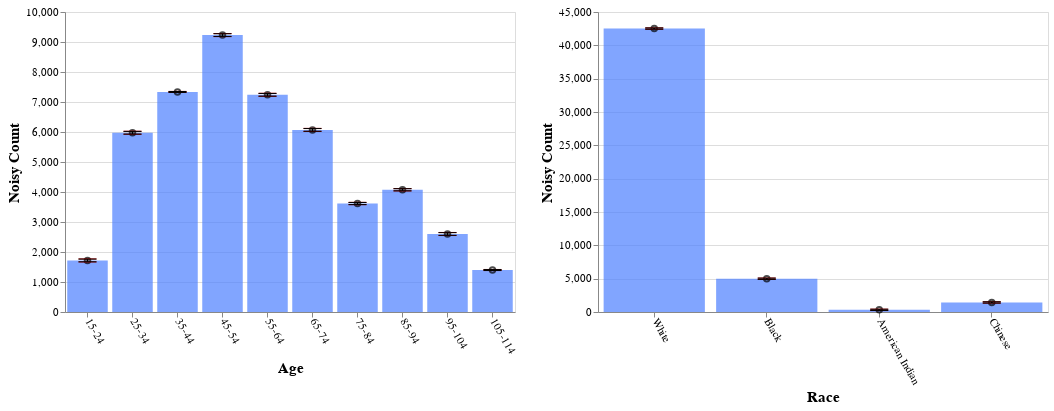

The Vega-Lite source for this figure:
### Vega-Lite specification from a JSON file in a GitHub repository (floating-point values rounded to 4 significant figures)
{"config": {"view": {"continuousWidth": 400, "continuousHeight": 300}, "axis": {"labelFontSize": 11, "titleFontSize": 15}, "axisBottom": {"labelAngle": 60}}, "hconcat": [{"layer": [{"mark": "bar", "encoding": {"color": {"value": "transparent"}, "tooltip": [{"aggregate": "sum", "field": "noisy_count", "title": "noisy count", "type": "quantitative"}, {"aggregate": "sum", "field": "noisy_count_prev", "title": "prev count", "type": "quantitative"}, {"aggregate": "sum", "field": "error", "title": "current error", "type": "quantitative"}, {"aggregate": "sum", "field": "error_prev", "title": "prev error", "type": "quantitative"}], "x": {"field": "age", "sort": null, "title": "Age", "type": "ordinal"}}, "height": 300, "selection": {"selector695": {"type": "interval", "encodings": ["x"]}}, "transform": [{"filter": {"selection": "selector696"}}], "width": 450}, {"mark": {"type": "bar", "color": "gray", "opacity": 0}, "encoding": {"x": {"field": "age", "sort": null, "title": "Age", "type": "ordinal"}, "y": {"aggregate": "sum", "field": "noisy_count_prev", "type": "quantitative"}}, "transform": [{"filter": {"selection": "selector696"}}]}, {"mark": {"type": "bar", "color": "#4C7FFF", "opacity": 0.7}, "encoding": {"x": {"field": "age", "sort": null, "title": "Age", "type": "ordinal"}, "y": {"aggregate": "sum", "field": "noisy_count", "type": "quantitative"}}, "transform": [{"filter": {"selection": "selector696"}}]}, {"mark": {"type": "point", "color": "black", "opacity": 0.7}, "encoding": {"x": {"field": "age", "sort": null, "title": "Age", "type": "ordinal"}, "y": {"aggregate": "sum", "field": "noisy_count", "title": "Noisy Count", "type": "quantitative"}}, "transform": [{"filter": {"selection": "selector696"}}]}, {"mark": {"type": "rule", "color": "#B6B6B6", "size": 2, "strokeDash": [3, 3]}, "encoding": {"x": {"field": "age", "sort": null, "title": "Age", "type": "ordinal"}, "y": {"aggregate": "sum", "field": "plus_error_prev_age", "title": "", "type": "quantitative"}, "y2": {"aggregate": "sum", "field": "minus_error_prev_age", "title": ""}}, "transform": [{"filter": {"selection": "selector696"}}]}, {"mark": {"type": "tick", "color": "#B90000", "size": 0, "strokeDash": [1, 1]}, "encoding": {"x": {"field": "age", "sort": null, "title": "Age", "type": "ordinal"}, "y": {"aggregate": "sum", "field": "plus_error_prev_age", "type": "quantitative"}}, "transform": [{"filter": {"selection": "selector696"}}]}, {"mark": {"type": "tick", "color": "#B90000", "size": 0, "strokeDash": [3, 1]}, "encoding": {"x": {"field": "age", "sort": null, "title": "Age", "type": "ordinal"}, "y": {"aggregate": "sum", "field": "minus_error_prev_age", "type": "quantitative"}}, "transform": [{"filter": {"selection": "selector696"}}]}, {"mark": {"type": "rule", "color": "black", "size": 2}, "encoding": {"x": {"field": "age", "sort": null, "title": "Age", "type": "ordinal"}, "y": {"aggregate": "sum", "field": "plus_error", "title": "", "type": "quantitative"}, "y2": {"aggregate": "sum", "field": "minus_error", "title": ""}}, "transform": [{"filter": {"selection": "selector696"}}]}, {"mark": {"type": "tick", "color": "black", "width": 0}, "encoding": {"x": {"field": "age", "sort": null, "title": "Age", "type": "ordinal"}, "y": {"aggregate": "sum", "field": "plus_error", "type": "quantitative"}}, "transform": [{"filter": {"selection": "selector696"}}]}, {"mark": {"type": "tick", "color": "black", "width": 0}, "encoding": {"x": {"field": "age", "sort": null, "title": "Age", "type": "ordinal"}, "y": {"aggregate": "sum", "field": "minus_error", "type": "quantitative"}}, "transform": [{"filter": {"selection": "selector696"}}]}]}, {"layer": [{"mark": "bar", "encoding": {"color": {"value": "transparent"}, "tooltip": [{"aggregate": "sum", "field": "noisy_count", "title": "noisy count", "type": "quantitative"}, {"aggregate": "sum", "field": "noisy_count_prev", "title": "prev count", "type": "quantitative"}, {"aggregate": "sum", "field": "error", "title": "current error", "type": "quantitative"}, {"aggregate": "sum", "field": "error_prev", "title": "prev error", "type": "quantitative"}], "x": {"field": "race", "sort": null, "title": "Race", "type": "ordinal"}}, "height": 300, "selection": {"selector696": {"type": "interval", "encodings": ["x"]}}, "transform": [{"filter": {"selection": "selector695"}}], "width": 450}, {"mark": {"type": "bar", "color": "gray", "opacity": 0}, "encoding": {"x": {"field": "race", "sort": null, "title": "Race", "type": "ordinal"}, "y": {"aggregate": "sum", "field": "noisy_count_prev", "type": "quantitative"}}, "transform": [{"filter": {"selection": "selector695"}}]}, {"mark": {"type": "bar", "color": "#4C7FFF", "opacity": 0.7}, "encoding": {"x": {"field": "race", "sort": null, "title": "Race", "type": "ordinal"}, "y": {"aggregate": "sum", "field": "noisy_count", "type": "quantitative"}}, "transform": [{"filter": {"selection": "selector695"}}]}, {"mark": {"type": "point", "color": "black", "opacity": 0.7}, "encoding": {"x": {"field": "race", "sort": null, "title": "Race", "type": "ordinal"}, "y": {"aggregate": "sum", "field": "noisy_count", "title": "Noisy Count", "type": "quantitative"}}, "transform": [{"filter": {"selection": "selector695"}}]}, {"mark": {"type": "rule", "color": "#B6B6B6", "size": 2, "strokeDash": [3, 3]}, "encoding": {"x": {"field": "race", "sort": null, "title": "Race", "type": "ordinal"}, "y": {"aggregate": "sum", "field": "plus_error_prev_race", "title": "", "type": "quantitative"}, "y2": {"aggregate": "sum", "field": "minus_error_prev_race", "title": ""}}, "transform": [{"filter": {"selection": "selector695"}}]}, {"mark": {"type": "tick", "color": "#B90000", "size": 0, "strokeDash": [1, 1]}, "encoding": {"x": {"field": "race", "sort": null, "title": "Race", "type": "ordinal"}, "y": {"aggregate": "sum", "field": "plus_error_prev_race", "type": "quantitative"}}, "transform": [{"filter": {"selection": "selector695"}}]}, {"mark": {"type": "tick", "color": "#B90000", "size": 0, "strokeDash": [3, 1]}, "encoding": {"x": {"field": "race", "sort": null, "title": "Race", "type": "ordinal"}, "y": {"aggregate": "sum", "field": "minus_error_prev_race", "type": "quantitative"}}, "transform": [{"filter": {"selection": "selector695"}}]}, {"mark": {"type": "rule", "color": "black", "size": 2}, "encoding": {"x": {"field": "race", "sort": null, "title": "Race", "type": "ordinal"}, "y": {"aggregate": "sum", "field": "plus_error", "title": "", "type": "quantitative"}, "y2": {"aggregate": "sum", "field": "minus_error", "title": ""}}, "transform": [{"filter": {"selection": "selector695"}}]}, {"mark": {"type": "tick", "color": "black", "width": 0}, "encoding": {"x": {"field": "race", "sort": null, "title": "Race", "type": "ordinal"}, "y": {"aggregate": "sum", "field": "plus_error", "type": "quantitative"}}, "transform": [{"filter": {"selection": "selector695"}}]}, {"mark": {"type": "tick", "color": "black", "width": 0}, "encoding": {"x": {"field": "race", "sort": null, "title": "Race", "type": "ordinal"}, "y": {"aggregate": "sum", "field": "minus_error", "type": "quantitative"}}, "transform": [{"filter": {"selection": "selector695"}}]}]}], "data": {"name": "data-6aa763ff3a54b61b6a672dae62e558a2"}, "$schema": "https://vega.github.io/schema/vega-lite/v4.17.0.json", "datasets": {"data-6aa763ff3a54b61b6a672dae62e558a2": [{"age": "15-24", "race": "White", "noisy_count": 1315.0, "true_count": 1271.0, "plus_error": 1326.0, "minus_error": 1304.0, "error": 11.2, "noisy_count_prev": 1313.0, "true_count_prev": 1271.0, "plus_error_prev": 1326.0, "minus_error_prev": 1300.0, "error_prev": 12.8, "plus_error_prev_age": 1327.0, "minus_error_prev_age": 1302.0, "plus_error_prev_race": 1327.0, "minus_error_prev_race": 1301.0}, {"age": "15-24", "race": "Black", "noisy_count": 127.7, "true_count": 192.0, "plus_error": 138.8, "minus_error": 116.5, "error": 11.2, "noisy_count_prev": 127.1, "true_count_prev": 192.0, "plus_error_prev": 139.9, "minus_error_prev": 114.3, "error_prev": 12.8, "plus_error_prev_age": 141.4, "minus_error_prev_age": 115.8, "plus_error_prev_race": 140.2, "minus_error_prev_race": 114.6}, {"age": "15-24", "race": "American Indian", "noisy_count": 101.8, "true_count": 31.0, "plus_error": 113.0, "minus_error": 90.7, "error": 11.2, "noisy_count_prev": 99.3, "true_count_prev": 31.0, "plus_error_prev": 112.0, "minus_error_prev": 86.5, "error_prev": 12.8, "plus_error_prev_age": 113.5, "minus_error_prev_age": 88.03, "plus_error_prev_race": 110.6, "minus_error_prev_race": 85.12}, {"age": "15-24", "race": "Chinese", "noisy_count": 174.4, "true_count": 62.0, "plus_error": 185.5, "minus_error": 163.2, "error": 11.2, "noisy_count_prev": 173.1, "true_count_prev": 62.0, "plus_error_prev": 185.9, "minus_error_prev": 160.3, "error_prev": 12.8, "plus_error_prev_age": 187.4, "minus_error_prev_age": 161.8, "plus_error_prev_race": 185.9, "minus_error_prev_race": 160.3}, {"age": "25-34", "race": "White", "noisy_count": 5025.0, "true_count": 5110.0, "plus_error": 5036.0, "minus_error": 5014.0, "error": 11.2, "noisy_count_prev": 5026.0, "true_count_prev": 5110.0, "plus_error_prev": 5038.0, "minus_error_prev": 5013.0, "error_prev": 12.8, "plus_error_prev_age": 5037.0, "minus_error_prev_age": 5012.0, "plus_error_prev_race": 5039.0, "minus_error_prev_race": 5013.0}, {"age": "25-34", "race": "Black", "noisy_count": 698.7, "true_count": 700.0, "plus_error": 709.9, "minus_error": 687.5, "error": 11.2, "noisy_count_prev": 699.7, "true_count_prev": 700.0, "plus_error_prev": 712.5, "minus_error_prev": 686.9, "error_prev": 12.8, "plus_error_prev_age": 711.5, "minus_error_prev_age": 685.9, "plus_error_prev_race": 712.8, "minus_error_prev_race": 687.2}, {"age": "25-34", "race": "American Indian", "noisy_count": 27.7, "true_count": 83.0, "plus_error": 38.9, "minus_error": 16.5, "error": 11.2, "noisy_count_prev": 33.5, "true_count_prev": 83.0, "plus_error_prev": 46.3, "minus_error_prev": 20.7, "error_prev": 12.8, "plus_error_prev_age": 45.27, "minus_error_prev_age": 19.67, "plus_error_prev_race": 44.92, "minus_error_prev_race": 19.32}, {"age": "25-34", "race": "Chinese", "noisy_count": 223.9, "true_count": 244.0, "plus_error": 235.1, "minus_error": 212.8, "error": 11.2, "noisy_count_prev": 220.6, "true_count_prev": 244.0, "plus_error_prev": 233.3, "minus_error_prev": 207.8, "error_prev": 12.8, "plus_error_prev_age": 232.3, "minus_error_prev_age": 206.8, "plus_error_prev_race": 233.3, "minus_error_prev_race": 207.8}, {"age": "35-44", "race": "White", "noisy_count": 6210.0, "true_count": 6181.0, "plus_error": 6214.0, "minus_error": 6206.0, "error": 3.9, "noisy_count_prev": 6209.0, "true_count_prev": 6181.0, "plus_error_prev": 6213.0, "minus_error_prev": 6204.0, "error_prev": 4.5, "plus_error_prev_age": 6213.0, "minus_error_prev_age": 6204.0, "plus_error_prev_race": 6214.0, "minus_error_prev_race": 6205.0}, {"age": "35-44", "race": "Black", "noisy_count": 823.4, "true_count": 793.0, "plus_error": 827.3, "minus_error": 819.5, "error": 3.9, "noisy_count_prev": 823.8, "true_count_prev": 793.0, "plus_error_prev": 828.3, "minus_error_prev": 819.3, "error_prev": 4.5, "plus_error_prev_age": 828.4, "minus_error_prev_age": 819.4, "plus_error_prev_race": 828.6, "minus_error_prev_race": 819.6}, {"age": "35-44", "race": "American Indian", "noisy_count": 50.5, "true_count": 93.0, "plus_error": 54.4, "minus_error": 46.6, "error": 3.9, "noisy_count_prev": 51.2, "true_count_prev": 93.0, "plus_error_prev": 55.8, "minus_error_prev": 46.7, "error_prev": 4.5, "plus_error_prev_age": 55.88, "minus_error_prev_age": 46.78, "plus_error_prev_race": 54.42, "minus_error_prev_race": 45.32}, {"age": "35-44", "race": "Chinese", "noisy_count": 250.8, "true_count": 265.0, "plus_error": 254.7, "minus_error": 247.0, "error": 3.9, "noisy_count_prev": 250.9, "true_count_prev": 265.0, "plus_error_prev": 255.4, "minus_error_prev": 246.4, "error_prev": 4.5, "plus_error_prev_age": 255.5, "minus_error_prev_age": 246.5, "plus_error_prev_race": 255.4, "minus_error_prev_race": 246.4}, {"age": "45-54", "race": "White", "noisy_count": 7991.0, "true_count": 7988.0, "plus_error": 8003.0, "minus_error": 7980.0, "error": 11.2, "noisy_count_prev": 7992.0, "true_count_prev": 7988.0, "plus_error_prev": 8005.0, "minus_error_prev": 7980.0, "error_prev": 12.8, "plus_error_prev_age": 8003.0, "minus_error_prev_age": 7978.0, "plus_error_prev_race": 8006.0, "minus_error_prev_race": 7980.0}, {"age": "45-54", "race": "Black", "noisy_count": 870.6, "true_count": 967.0, "plus_error": 881.8, "minus_error": 859.4, "error": 11.2, "noisy_count_prev": 872.4, "true_count_prev": 967.0, "plus_error_prev": 885.2, "minus_error_prev": 859.7, "error_prev": 12.8, "plus_error_prev_age": 883.5, "minus_error_prev_age": 858.0, "plus_error_prev_race": 885.5, "minus_error_prev_race": 860.0}, {"age": "45-54", "race": "American Indian", "noisy_count": 102.0, "true_count": 112.0, "plus_error": 113.2, "minus_error": 90.8, "error": 11.2, "noisy_count_prev": 103.4, "true_count_prev": 112.0, "plus_error_prev": 116.2, "minus_error_prev": 90.6, "error_prev": 12.8, "plus_error_prev_age": 114.5, "minus_error_prev_age": 88.95, "plus_error_prev_race": 114.8, "minus_error_prev_race": 89.22}, {"age": "45-54", "race": "Chinese", "noisy_count": 266.3, "true_count": 266.0, "plus_error": 277.5, "minus_error": 255.1, "error": 11.2, "noisy_count_prev": 268.8, "true_count_prev": 266.0, "plus_error_prev": 281.6, "minus_error_prev": 256.0, "error_prev": 12.8, "plus_error_prev_age": 279.9, "minus_error_prev_age": 254.3, "plus_error_prev_race": 281.6, "minus_error_prev_race": 256.0}, {"age": "55-64", "race": "White", "noisy_count": 6324.0, "true_count": 6252.0, "plus_error": 6335.0, "minus_error": 6313.0, "error": 11.2, "noisy_count_prev": 6320.0, "true_count_prev": 6252.0, "plus_error_prev": 6333.0, "minus_error_prev": 6307.0, "error_prev": 12.8, "plus_error_prev_age": 6333.0, "minus_error_prev_age": 6308.0, "plus_error_prev_race": 6333.0, "minus_error_prev_race": 6308.0}, {"age": "55-64", "race": "Black", "noisy_count": 704.8, "true_count": 744.0, "plus_error": 716.0, "minus_error": 693.6, "error": 11.2, "noisy_count_prev": 701.9, "true_count_prev": 744.0, "plus_error_prev": 714.7, "minus_error_prev": 689.1, "error_prev": 12.8, "plus_error_prev_age": 715.4, "minus_error_prev_age": 689.8, "plus_error_prev_race": 715.0, "minus_error_prev_race": 689.4}, {"age": "55-64", "race": "American Indian", "noisy_count": 47.3, "true_count": 90.0, "plus_error": 58.4, "minus_error": 36.1, "error": 11.2, "noisy_count_prev": 48.9, "true_count_prev": 90.0, "plus_error_prev": 61.6, "minus_error_prev": 36.1, "error_prev": 12.8, "plus_error_prev_age": 62.33, "minus_error_prev_age": 36.83, "plus_error_prev_race": 60.22, "minus_error_prev_race": 34.72}, {"age": "55-64", "race": "Chinese", "noisy_count": 164.3, "true_count": 233.0, "plus_error": 175.4, "minus_error": 153.1, "error": 11.2, "noisy_count_prev": 166.9, "true_count_prev": 233.0, "plus_error_prev": 179.7, "minus_error_prev": 154.1, "error_prev": 12.8, "plus_error_prev_age": 180.4, "minus_error_prev_age": 154.8, "plus_error_prev_race": 179.7, "minus_error_prev_race": 154.1}, {"age": "65-74", "race": "White", "noisy_count": 5125.0, "true_count": 5121.0, "plus_error": 5136.0, "minus_error": 5114.0, "error": 11.2, "noisy_count_prev": 5124.0, "true_count_prev": 5121.0, "plus_error_prev": 5137.0, "minus_error_prev": 5112.0, "error_prev": 12.8, "plus_error_prev_age": 5138.0, "minus_error_prev_age": 5112.0, "plus_error_prev_race": 5138.0, "minus_error_prev_race": 5112.0}, {"age": "65-74", "race": "Black", "noisy_count": 625.9, "true_count": 525.0, "plus_error": 637.1, "minus_error": 614.8, "error": 11.2, "noisy_count_prev": 625.5, "true_count_prev": 525.0, "plus_error_prev": 638.3, "minus_error_prev": 612.8, "error_prev": 12.8, "plus_error_prev_age": 638.8, "minus_error_prev_age": 613.3, "plus_error_prev_race": 638.6, "minus_error_prev_race": 613.1}, {"age": "65-74", "race": "American Indian", "noisy_count": 91.3, "true_count": 68.0, "plus_error": 102.5, "minus_error": 80.2, "error": 11.2, "noisy_count_prev": 92.4, "true_count_prev": 68.0, "plus_error_prev": 105.2, "minus_error_prev": 79.7, "error_prev": 12.8, "plus_error_prev_age": 105.7, "minus_error_prev_age": 80.17, "plus_error_prev_race": 103.8, "minus_error_prev_race": 78.32}, {"age": "65-74", "race": "Chinese", "noisy_count": 227.6, "true_count": 153.0, "plus_error": 238.8, "minus_error": 216.4, "error": 11.2, "noisy_count_prev": 225.9, "true_count_prev": 153.0, "plus_error_prev": 238.6, "minus_error_prev": 213.1, "error_prev": 12.8, "plus_error_prev_age": 239.1, "minus_error_prev_age": 213.6, "plus_error_prev_race": 238.6, "minus_error_prev_race": 213.1}, {"age": "75-84", "race": "White", "noisy_count": 3362.0, "true_count": 3396.0, "plus_error": 3371.0, "minus_error": 3354.0, "error": 8.8, "noisy_count_prev": 3363.0, "true_count_prev": 3396.0, "plus_error_prev": 3373.0, "minus_error_prev": 3354.0, "error_prev": 9.8, "plus_error_prev_age": 3371.0, "minus_error_prev_age": 3351.0, "plus_error_prev_race": 3374.0, "minus_error_prev_race": 3354.0}, {"age": "75-84", "race": "Black", "noisy_count": 329.5, "true_count": 387.0, "plus_error": 338.4, "minus_error": 320.7, "error": 8.8, "noisy_count_prev": 330.9, "true_count_prev": 387.0, "plus_error_prev": 340.7, "minus_error_prev": 321.1, "error_prev": 9.8, "plus_error_prev_age": 338.3, "minus_error_prev_age": 318.7, "plus_error_prev_race": 341.0, "minus_error_prev_race": 321.4}, {"age": "75-84", "race": "American Indian", "noisy_count": -94.1, "true_count": 33.0, "plus_error": -85.3, "minus_error": -102.9, "error": 8.8, "noisy_count_prev": -88.1, "true_count_prev": 33.0, "plus_error_prev": -78.3, "minus_error_prev": -97.9, "error_prev": 9.8, "plus_error_prev_age": -80.7, "minus_error_prev_age": -100.3, "plus_error_prev_race": -79.68, "minus_error_prev_race": -99.28}, {"age": "75-84", "race": "Chinese", "noisy_count": 18.3, "true_count": 93.0, "plus_error": 27.2, "minus_error": 9.5, "error": 8.8, "noisy_count_prev": 19.6, "true_count_prev": 93.0, "plus_error_prev": 29.4, "minus_error_prev": 9.8, "error_prev": 9.8, "plus_error_prev_age": 27.0, "minus_error_prev_age": 7.4, "plus_error_prev_race": 29.41, "minus_error_prev_race": 9.81}, {"age": "85-94", "race": "White", "noisy_count": 3616.0, "true_count": 3579.0, "plus_error": 3625.0, "minus_error": 3608.0, "error": 8.8, "noisy_count_prev": 3615.0, "true_count_prev": 3579.0, "plus_error_prev": 3625.0, "minus_error_prev": 3605.0, "error_prev": 9.8, "plus_error_prev_age": 3626.0, "minus_error_prev_age": 3606.0, "plus_error_prev_race": 3625.0, "minus_error_prev_race": 3606.0}, {"age": "85-94", "race": "Black", "noisy_count": 349.1, "true_count": 351.0, "plus_error": 357.9, "minus_error": 340.2, "error": 8.8, "noisy_count_prev": 349.1, "true_count_prev": 351.0, "plus_error_prev": 358.9, "minus_error_prev": 339.3, "error_prev": 9.8, "plus_error_prev_age": 360.0, "minus_error_prev_age": 340.4, "plus_error_prev_race": 359.2, "minus_error_prev_race": 339.6}, {"age": "85-94", "race": "American Indian", "noisy_count": 50.9, "true_count": 33.0, "plus_error": 59.8, "minus_error": 42.1, "error": 8.8, "noisy_count_prev": 49.0, "true_count_prev": 33.0, "plus_error_prev": 58.8, "minus_error_prev": 39.2, "error_prev": 9.8, "plus_error_prev_age": 59.92, "minus_error_prev_age": 40.33, "plus_error_prev_race": 57.42, "minus_error_prev_race": 37.82}, {"age": "85-94", "race": "Chinese", "noisy_count": 58.4, "true_count": 74.0, "plus_error": 67.3, "minus_error": 49.6, "error": 8.8, "noisy_count_prev": 57.2, "true_count_prev": 74.0, "plus_error_prev": 67.0, "minus_error_prev": 47.4, "error_prev": 9.8, "plus_error_prev_age": 68.12, "minus_error_prev_age": 48.52, "plus_error_prev_race": 67.01, "minus_error_prev_race": 47.41}, {"age": "95-104", "race": "White", "noisy_count": 2286.0, "true_count": 2336.0, "plus_error": 2298.0, "minus_error": 2275.0, "error": 11.2, "noisy_count_prev": 2288.0, "true_count_prev": 2336.0, "plus_error_prev": 2301.0, "minus_error_prev": 2275.0, "error_prev": 12.8, "plus_error_prev_age": 2301.0, "minus_error_prev_age": 2275.0, "plus_error_prev_race": 2302.0, "minus_error_prev_race": 2276.0}, {"age": "95-104", "race": "Black", "noisy_count": 340.7, "true_count": 160.0, "plus_error": 351.8, "minus_error": 329.5, "error": 11.2, "noisy_count_prev": 336.7, "true_count_prev": 160.0, "plus_error_prev": 349.5, "minus_error_prev": 323.9, "error_prev": 12.8, "plus_error_prev_age": 349.3, "minus_error_prev_age": 323.7, "plus_error_prev_race": 349.8, "minus_error_prev_race": 324.2}, {"age": "95-104", "race": "American Indian", "noisy_count": -89.3, "true_count": 14.0, "plus_error": -78.1, "minus_error": -100.5, "error": 11.2, "noisy_count_prev": -86.4, "true_count_prev": 14.0, "plus_error_prev": -73.6, "minus_error_prev": -99.2, "error_prev": 12.8, "plus_error_prev_age": -73.77, "minus_error_prev_age": -99.37, "plus_error_prev_race": -74.98, "minus_error_prev_race": -100.6}, {"age": "95-104", "race": "Chinese", "noisy_count": 62.4, "true_count": 35.0, "plus_error": 73.5, "minus_error": 51.2, "error": 11.2, "noisy_count_prev": 62.4, "true_count_prev": 35.0, "plus_error_prev": 75.1, "minus_error_prev": 49.6, "error_prev": 12.8, "plus_error_prev_age": 74.93, "minus_error_prev_age": 49.43, "plus_error_prev_race": 75.11, "minus_error_prev_race": 49.61}, {"age": "105-114", "race": "White", "noisy_count": 1260.0, "true_count": 1270.0, "plus_error": 1264.0, "minus_error": 1256.0, "error": 4.0, "noisy_count_prev": 1260.0, "true_count_prev": 1270.0, "plus_error_prev": 1264.0, "minus_error_prev": 1255.0, "error_prev": 4.6, "plus_error_prev_age": 1264.0, "minus_error_prev_age": 1255.0, "plus_error_prev_race": 1265.0, "minus_error_prev_race": 1256.0}, {"age": "105-114", "race": "Black", "noisy_count": 117.6, "true_count": 110.0, "plus_error": 121.5, "minus_error": 113.6, "error": 4.0, "noisy_count_prev": 118.3, "true_count_prev": 110.0, "plus_error_prev": 122.9, "minus_error_prev": 113.7, "error_prev": 4.6, "plus_error_prev_age": 123.0, "minus_error_prev_age": 113.8, "plus_error_prev_race": 123.2, "minus_error_prev_race": 114.0}, {"age": "105-114", "race": "American Indian", "noisy_count": 34.2, "true_count": 4.0, "plus_error": 38.1, "minus_error": 30.2, "error": 4.0, "noisy_count_prev": 32.9, "true_count_prev": 4.0, "plus_error_prev": 37.5, "minus_error_prev": 28.4, "error_prev": 4.6, "plus_error_prev_age": 37.57, "minus_error_prev_age": 28.47, "plus_error_prev_race": 36.12, "minus_error_prev_race": 27.02}, {"age": "105-114", "race": "Chinese", "noisy_count": -12.7, "true_count": 17.0, "plus_error": -8.7, "minus_error": -16.6, "error": 4.0, "noisy_count_prev": -11.8, "true_count_prev": 17.0, "plus_error_prev": -7.2, "minus_error_prev": -16.4, "error_prev": 4.6, "plus_error_prev_age": -7.125, "minus_error_prev_age": -16.33, "plus_error_prev_race": -7.19, "minus_error_prev_race": -16.39}]}}
